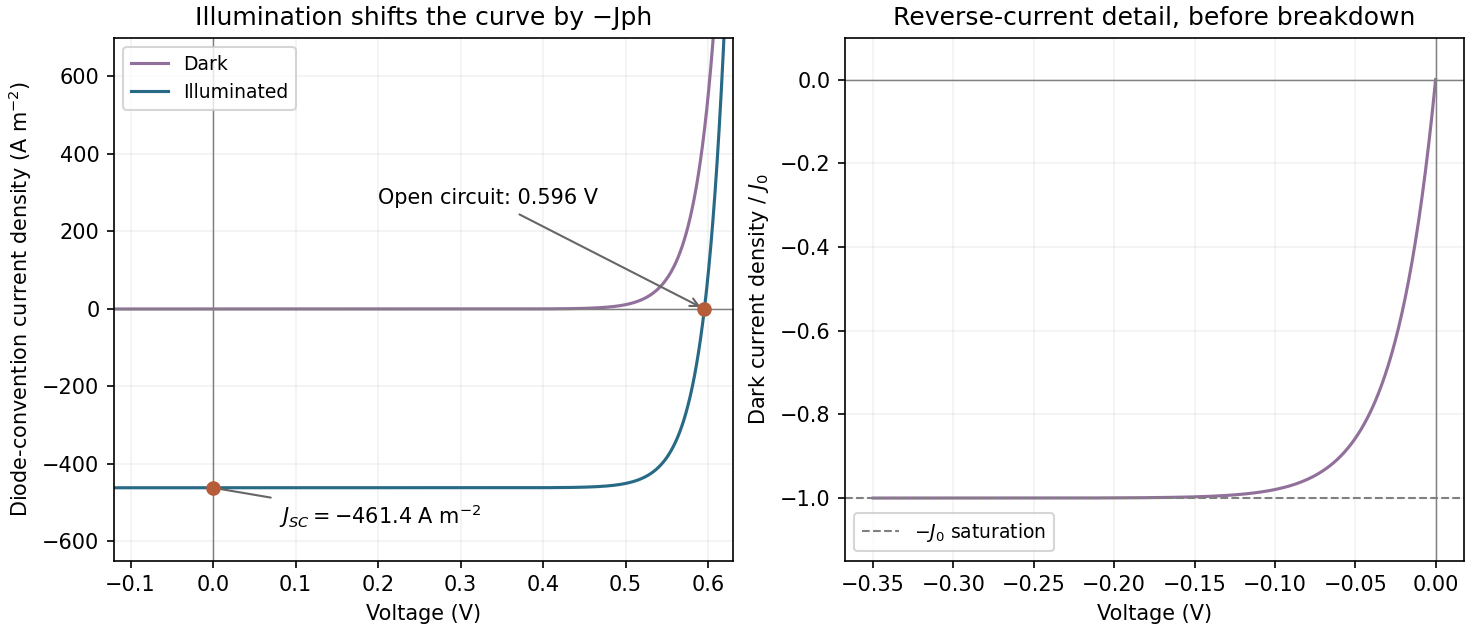

Generate this figure with Python:
"""Original ideal diode calculation; Python 3.14/numpy/matplotlib.

Unit collection, ideality one, supplied photon flux/J0, explicitly assumed 298 K.
Output is a PNG basename in the current working directory.
"""
import matplotlib
matplotlib.use('Agg')
import matplotlib.pyplot as plt
import numpy as np

Q = 1.602176634e-19
KB = 1.380649e-23
T = 298.0
J0 = 3.9e-8
JPH = Q*2.88e21
VT = KB*T/Q
VOC = VT*np.log1p(JPH/J0)
v = np.linspace(-.12, .63, 1500)
dark = J0*np.expm1(v/VT)
light = dark-JPH
fig, axes = plt.subplots(1, 2, figsize=(9.8, 4.2), layout='constrained')
fig.patch.set_facecolor('white')
ax = axes[0]
ax.plot(v, dark, color='#91709b', label='Dark')
ax.plot(v, light, color='#286a85', label='Illuminated')
ax.scatter([0, VOC], [-JPH, 0], color='#b65c38', zorder=4)
ax.annotate(r'$J_{SC}=-461.4$ A m$^{-2}$', (0, -JPH), (.08, -555),
            arrowprops={'arrowstyle': '-', 'color': '.4'}, fontsize=10)
ax.annotate(f'Open circuit: {VOC:.3f} V', (VOC, 0), (.20, 270),
            arrowprops={'arrowstyle': '->', 'color': '.4'}, fontsize=10)
ax.set(xlim=(-.12, .63), ylim=(-650, 700), xlabel='Voltage (V)',
       ylabel=r'Diode-convention current density (A m$^{-2}$)', title='Illumination shifts the curve by −Jph')
ax.legend(loc='upper left', fontsize=9)
ax = axes[1]
reverse_v = np.linspace(-.35, 0, 500)
ax.plot(reverse_v, J0*np.expm1(reverse_v/VT)/J0, color='#91709b')
ax.axhline(-1, color='.5', ls='--', lw=1, label=r'$-J_0$ saturation')
ax.set(xlabel='Voltage (V)', ylabel=r'Dark current density / $J_0$',
       title='Reverse-current detail, before breakdown', ylim=(-1.15, .1))
ax.legend(fontsize=9)
for ax in axes:
    ax.axhline(0, color='.5', lw=.7)
    ax.axvline(0, color='.5', lw=.7)
    ax.grid(alpha=.16)
fig.savefig('paper-1-solar-iv.png', dpi=150, facecolor='white')
plt.close(fig)
